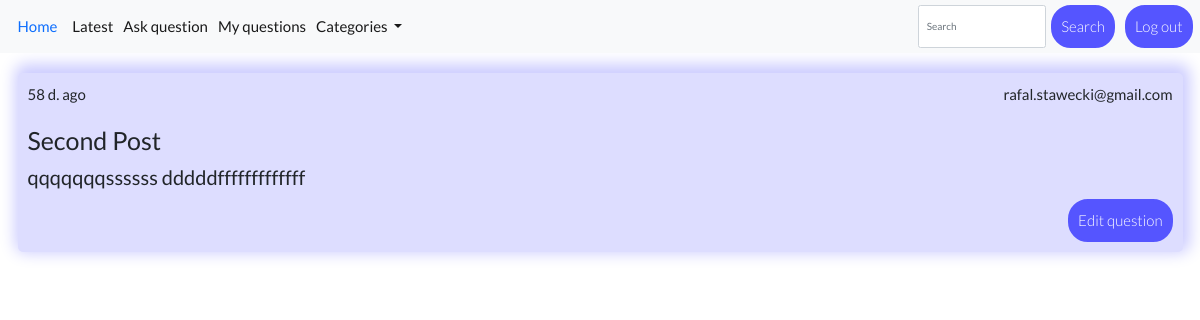
The page /show_detail (signed in) on the database its author committed.
### forum/models.py (models this page shows, shortened)
class Question(Model):
    title = CharField(max_length=250)
    desc = TextField()
    image = ImageField(blank=True, upload_to='images/')
    createDate = DateTimeField(auto_now_add=True)
    user = ForeignKey(User, on_delete=CASCADE)
    categories = [
        ("", 'Choose category'),
        ('ft', 'Football'),
        ('bs', 'Basketball'),
        ('sj', 'Ski Jumping'),
        ('hb', 'Handball'),
        ('bx', 'Boxing'),
        ('vb', 'Volleyball')
    ]
    category = CharField(max_length=2, choices=categories, default='')
    likes = ManyToManyField(User, related_name='likes', blank=True)
    def display_date(self):
        tz = timezone.utc
        actualDate = datetime.now(tz)
        diffDate = (actualDate - self.createDate).total_seconds()
        if(diffDate >= 86400):
            return str(round(diffDate/60/60/24)) + " d. ago"
        elif(diffDate > 3600 and diffDate < 86400):
            return str(round(diffDate/60/60)) + " h. ago"
        else:
            return str(round(diffDate/60)) + " min. ago"

### accounts/models.py (models this page shows)
class User(AbstractUser):
    username = None #usuwamy username
    email = models.EmailField(_('email address'), unique=True)
    USERNAME_FIELD = 'email' #username_field - pole oprócz hasła potrzebne przy logowaniu
    REQUIRED_FIELDS = [] # inne wymagane pola oprócz username_field i password
    objects = UserManager() #dodanie funkcji tworzących usera i superusera

### forum/views.py (the view)
# urls.py: path('show_detail' , views.show_detail, name='show_detail'),
@login_required
def show_detail(request):
    questions = Question.objects.filter(user=request.user)
    return render(request, 'forum/show_detail.html', {'questions': questions})

### forum/templates/forum/show_detail.html (shortened to what this page needs)
{% extends 'base.html' %}
{% block content %}
<section>
    <div class="row">
        {% for question in questions %}
        <div class="question-col">
            <div class="question-box">
                <div class="display-date-user">
                    <p>{{ question.display_date }}</p>
                    <p>{{ question.user }}</p>
                </div>
                    <h1 class="title">{{ question.title }}</h1>
                    <h2 class="description">{{ question.desc|truncatechars:70 }}</h2>
                    <div class="btn-cls">
                        <div class="total-likes-btnLikes">
                            <a class="btn margin-left" href="{% url 'myDetail' question.id %}">Edit question</a>
                        </div>
                    </div>
                    {% endfor %}
                </div>
            </div>
        </div>
</section>
{% endblock content %}

### static/css/style.css (style rules this page uses)
* { margin: 0; padding: 0; -webkit-box-sizing: border-box; box-sizing: border-box; }
html, body { font-family: 'Lato', sans-serif; font-size: 10px; }
section { margin-bottom: 3rem; }
a, a:hover { text-decoration: none; color: black; }
.row { max-width: 1200px; margin: 0 auto; }
.question-col { margin: 2rem 0; width: 100%; }
.question-box { background-color: #ddf; width: 100%; margin: 0 auto; padding: 1rem; border-radius: 5px; -webkit-box-shadow: 2px -4px 15px 5px #ccf; box-shadow: 2px -4px 15px 5px #ccf; }
.display-date-user { display: -webkit-box; display: -ms-flexbox; display: flex; -webkit-box-pack: justify; -ms-flex-pack: justify; justify-content: space-between; font-size: 1.5rem; }
.btn-cls { display: -webkit-box; display: -ms-flexbox; display: flex; -webkit-box-pack: justify; -ms-flex-pack: justify; justify-content: space-between; }
.total-likes-btnLikes { display: -webkit-box; display: -ms-flexbox; display: flex; }
.btn:link, .btn:visited, button[type='submit'] { font-size: 1.5rem; background-color: #55f; padding: 0.8rem; border-radius: 20px; color: white; font-weight: 300; border: none; height: 100%; border: 2px solid #55f; }
.margin-left { margin-left: 1rem; }
.title { margin: 1rem 0; }
.description { margin-bottom: 1rem; }

### static/css/queries.css (style rules this page uses)
@media only screen and (max-width: 1200px) { .row { padding: 0 1rem; } }

### rows shown on the page
Question: display_date "58 d. ago", user "rafal.stawecki@gmail.com", title "Second Post", desc "qqqqqqqssssss dddddfffffffffffff"
